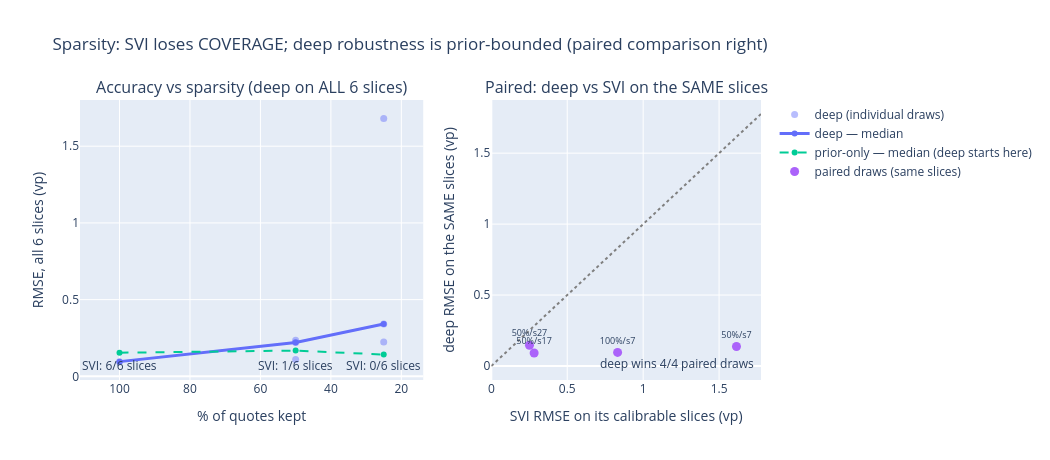

The cell this chart's notebook holds for it:
### Markdown cell above
## 4. Robustness to quote sparsity — a fair, multi-seed comparison

Quotes are subsampled (100% → 50% → 25%) and the deep smoother is compared against **per-slice
SVI** on the dense truth restricted to the quoted maturities.

**Three defects fixed across v5/v6:**

1. **Prior leakage** (fixed in v5): the prior/collocation/scaling were calibrated on the full
   quote set inside the subsampling loop — the deep model kept seeing quotes SVI was denied,
   which is why its RMSE *fell* as data was removed. Everything is now refit per subsample.
2. **Prior-calibration instability** (fixed in v6): with the leak removed, one 50% subsample
   produced 14.2 vp — the naive ATM-interp in `fit_prior` clamped on one-sided slices and
   corrupted θ(τ). `fit_prior` is now robust (nearest-ATM proxy + joint 5-parameter refinement),
   and the **prior-only RMSE is printed per run**: if a run still blows up, that column says
   whether the prior or the corrector failed.
3. **Single-seed lottery** (fixed in v6): one subsample draw is one lottery ticket (the old 25%
   run beat the old 50% run purely by draw). Each fraction now runs `SPARSITY_SEEDS` draws;
   the figure shows individual draws and the median.

**Non-comparable denominators — including ACROSS FRACTIONS** (v7). `svi_surface_rmse` skips
slices with `< MIN_PTS_SLICE` points, so its RMSE is *conditional on the slices it can
calibrate* — a conditioning set that CHANGES with the fraction. The v6 figure connected SVI's
medians across fractions and produced "SVI improves under sparsity" (0.83 vp at 100% → 0.27 vp
at 50%): a pure conditioning artifact — at 50% SVI was scored on the 1–2 easiest surviving
slices. v7 therefore draws **no cross-fraction SVI line**; the deep-vs-SVI comparison is
**paired**, draw by draw, on the *same* slices.

At 25% the ~14 surviving quotes average ~2.3 points/slice: no slice reaches 6, SVI returns `n/a`.
That is a **coverage** failure — the point of the section — not an accuracy one.

**The honest headline:** the deep smoother's sparsity robustness is *inherited from the prior's
calibration robustness*. The prior×corrector architecture moves the failure point; it does not
remove it.

### Code cell
# --- NB02 quasi-explicit SVI (compact copy, the parametric contender) ---
def _svi_inner(m, s, k, w, wt):
    y = (k - m) / s; z = onp.sqrt(y * y + 1.0)
    A = onp.column_stack([onp.ones_like(y), y, z])
    wmax = float(max(w.max(), 1e-6))
    cons = [{"type": "ineq", "fun": lambda x: x[2]},
            {"type": "ineq", "fun": lambda x: 4 * s - x[2]},
            {"type": "ineq", "fun": lambda x: x[2] - x[1]},
            {"type": "ineq", "fun": lambda x: x[2] + x[1]},
            {"type": "ineq", "fun": lambda x: (4 * s - x[2]) - x[1]},
            {"type": "ineq", "fun": lambda x: x[1] - (x[2] - 4 * s)},
            {"type": "ineq", "fun": lambda x: x[0]},
            {"type": "ineq", "fun": lambda x: wmax - x[0]}]
    r = minimize(lambda x: float(onp.sum(wt * (A @ x - w) ** 2)),
                 onp.array([onp.median(w), 0.0, min(2 * s, wmax)]),
                 jac=lambda x: 2.0 * A.T @ (wt * (A @ x - w)), method="SLSQP", constraints=cons,
                 options={"maxiter": 200, "ftol": 1e-14})
    return r.x, r.fun


def fit_svi_slice_np(k, w, wt):
    best = None
    for m0, s0 in ((0.0, 0.1), (0.0, 0.2)):
        r = minimize(lambda ms: _svi_inner(ms[0], onp.exp(ms[1]), k, w, wt)[1], [m0, onp.log(s0)],
                     method="Nelder-Mead", options={"maxiter": 300})
        x, f_ = _svi_inner(r.x[0], float(onp.exp(r.x[1])), k, w, wt)
        if best is None or f_ < best[0]:
            a, d, c = x; b = c / float(onp.exp(r.x[1]))
            rho = float(onp.clip(d / c, -0.999, 0.999)) if c > 1e-12 else 0.0
            best = (f_, dict(a=float(a), b=float(b), rho=rho,
                             m=float(r.x[0]), s=float(onp.exp(r.x[1]))))
    return best[1]


def svi_surface_rmse(kq, tq, wq, wtq):
    """Per-slice SVI at the QUOTED maturities of the truth grid; skips slices < MIN_PTS.
    Returns (rmse, covered_row_indices) so the deep model can be scored on the SAME slices:
    SVI's RMSE is CONDITIONAL on calibrability and is not comparable to a 6-slice average."""
    errs, covered_idx = [], []
    for i, t in enumerate(TT[:, 0]):
        msk = onp.isclose(tq, t)
        if msk.sum() < MIN_PTS_SLICE:
            continue
        p = fit_svi_slice_np(kq[msk], wq[msk], wtq[msk])
        w_hat = onp.asarray(svi_raw(np.array(KK[i]), **p))
        errs.append(onp.sqrt(onp.maximum(w_hat, 1e-12) / t) - onp.sqrt(WW[i] / t))
        covered_idx.append(i)
    if not errs:
        return onp.nan, covered_idx
    return float(onp.sqrt(onp.mean(onp.concatenate(errs) ** 2))), covered_idx


rows = []
for frac in (1.0, 0.5, 0.25):
    seeds = (SPARSITY_SEEDS[0],) if frac == 1.0 else SPARSITY_SEEDS   # frac=1 keeps everything
    for sd in seeds:
        r = onp.random.default_rng(sd)
        keep = r.random(len(kq)) < frac
        kq_f, tq_f, wq_f = kq[keep], tq[keep], wq[keep]
        wtq_f = iv_target_weights(wq_f, tq_f)

        # CRITICAL: prior, collocation and input scaling refit on the SUBSAMPLE (no leakage).
        pr_p_f = fit_prior(kq_f, tq_f, wq_f, wtq_f)
        pr_f = make_prior(**pr_p_f)
        prior_only = prior_rmse_iv(pr_f, kq_f, tq_f, wq_f)

        klo_f, khi_f = float(kq_f.min()), float(kq_f.max())
        tlo_f, thi_f = float(tq_f.min()), float(tq_f.max())
        G_f = make_collocation(klo_f, khi_f, tlo_f, thi_f)
        elo_f, ehi_f = ext_range(klo_f, khi_f)
        ext_f = (elo_f, ehi_f, tlo_f, thi_f)

        wm = make_model(pr_f, max(abs(elo_f), abs(ehi_f)),
                        (tlo_f + thi_f) / 2, (thi_f - tlo_f) / 2)
        p_fit, _ = train_logged(wm, init_mlp([2, *HIDDEN, 1], seed=SEED), kq_f, tq_f, wq_f, wtq_f,
                                G_f, LAMBDA_BFLY, LAMBDA_CAL, EPOCHS_ABL,
                                n_logs=3, ext_dom=ext_f)

        deep_all = rmse_iv_on_grid(wm, p_fit, KK, TT, WW)
        svi_rmse, cov_idx = svi_surface_rmse(kq_f, tq_f, wq_f, wtq_f)
        ncov = len(cov_idx)
        deep_cov = (rmse_iv_on_grid(wm, p_fit, KK[cov_idx], TT[cov_idx], WW[cov_idx])
                    if ncov else None)

        gc_f = gj_conditions(**pr_p_f, t_hi=thi_f)
        rows.append(dict(frac=frac, seed=sd, n=int(keep.sum()),
                         prior_rmse=prior_only, gj_ok=gc_f["gj_ok"],
                         deep=deep_all * 100,
                         deep_cov=deep_cov * 100 if ncov else None,
                         svi=svi_rmse * 100 if ncov else None,
                         svi_slices=ncov))
        svi_txt = f"{svi_rmse*100:6.3f}" if ncov else "   n/a"
        cov_txt = f"{deep_cov*100:6.3f}" if ncov else "   n/a"
        print(f"kept {frac*100:>4.0f}% seed {sd:>2} (n={keep.sum():>3}) | "
              f"prior-only {prior_only:6.3f}{'' if gc_f['gj_ok'] else ' [GJ FAIL]'} | "
              f"deep[all] {deep_all*100:6.3f} | "
              f"deep[SVI's {ncov}] {cov_txt} | SVI {svi_txt} vp | "
              f"{ncov}/{len(TT[:,0])} calibrable")

print("\nReading guide: if a deep run is bad AND its prior-only RMSE is bad, the PRIOR calibration\n"
      "failed on that draw (not the corrector). Deep degradation should be graceful in the MEDIAN;\n"
      "single draws fluctuate because subsampling changes both information AND noise.")

# ---------- figure: individual draws + medians ----------
def _med(vals):
    v = [x for x in vals if x is not None]
    return float(onp.median(v)) if v else None


fracs = sorted({r_["frac"] for r_ in rows}, reverse=True)
fr_pct = [f * 100 for f in fracs]
med_deep = [_med([r_["deep"] for r_ in rows if r_["frac"] == f]) for f in fracs]
med_pri  = [_med([r_["prior_rmse"] for r_ in rows if r_["frac"] == f]) for f in fracs]

fig = make_subplots(rows=1, cols=2, column_widths=[0.56, 0.44], subplot_titles=(
    "Accuracy vs sparsity (deep on ALL 6 slices)",
    "Paired: deep vs SVI on the SAME slices"))

# Panel A: deep degradation + the prior floor. NO SVI line: its RMSE is conditional on a
# calibrability set that changes with the fraction and is not comparable across fractions.
fig.add_trace(go.Scatter(x=[r_["frac"] * 100 for r_ in rows], y=[r_["deep"] for r_ in rows],
                         mode="markers", name="deep (individual draws)",
                         marker=dict(color="#636efa", size=7, opacity=0.45)), 1, 1)
fig.add_trace(go.Scatter(x=fr_pct, y=med_deep, mode="lines+markers",
                         name="deep — median", line=dict(color="#636efa", width=3)), 1, 1)
fig.add_trace(go.Scatter(x=fr_pct, y=med_pri, mode="lines+markers",
                         name="prior-only — median (deep starts here)",
                         line=dict(color="#00cc96", dash="dash")), 1, 1)
for f in fracs:
    ncovs = [r_["svi_slices"] for r_ in rows if r_["frac"] == f]
    fig.add_annotation(x=f * 100, y=0, yref="paper", yanchor="bottom", showarrow=False,
                       text=f"SVI: {int(onp.median(ncovs))}/6 slices", row=1, col=1)

# Panel B: like-for-like. One point per draw where SVI is calibrable; x = SVI RMSE, y = deep
# RMSE on SVI's OWN slices. Below the diagonal = deep wins on identical slices.
paired = [r_ for r_ in rows if r_["svi"] is not None and r_["deep_cov"] is not None]
if paired:
    pmax = max(max(r_["svi"] for r_ in paired), max(r_["deep_cov"] for r_ in paired)) * 1.1
    fig.add_trace(go.Scatter(x=[0, pmax], y=[0, pmax], mode="lines", showlegend=False,
                             line=dict(color="grey", dash="dot")), 1, 2)
    fig.add_trace(go.Scatter(
        x=[r_["svi"] for r_ in paired], y=[r_["deep_cov"] for r_ in paired],
        mode="markers+text", name="paired draws (same slices)",
        text=[f"{r_['frac']*100:.0f}%/s{r_['seed']}" for r_ in paired],
        textposition="top center", textfont=dict(size=9),
        marker=dict(color="#ab63fa", size=9)), 1, 2)
    n_win = sum(r_["deep_cov"] < r_["svi"] for r_ in paired)
    fig.add_annotation(x=0.98, y=0.02, xref="x2 domain", yref="y2 domain", showarrow=False,
                       xanchor="right", text=f"deep wins {n_win}/{len(paired)} paired draws")
fig.update_xaxes(title_text="% of quotes kept", autorange="reversed", row=1, col=1)
fig.update_yaxes(title_text="RMSE, all 6 slices (vp)", row=1, col=1)
fig.update_xaxes(title_text="SVI RMSE on its calibrable slices (vp)", row=1, col=2)
fig.update_yaxes(title_text="deep RMSE on the SAME slices (vp)", row=1, col=2)
fig.update_layout(width=1050, height=460,
                  title="Sparsity: SVI loses COVERAGE; deep degrades gracefully, bounded by "
                        "prior calibration (paired comparison right)")
fig.show()

### Figure 1 — Plotly figure (JSON) as saved in the notebook; plotly's stock layout.template omitted (floating-point values rounded to 4 significant figures)
{"data": [{"marker": {"color": "#636efa", "opacity": 0.45, "size": 7}, "mode": "markers", "name": "deep (individual draws)", "type": "scatter", "x": [100, 50, 50, 50, 25, 25, 25], "xaxis": "x", "y": [0.09581, 0.2205, 0.1094, 0.2355, 0.3408, 1.681, 0.2245], "yaxis": "y"}, {"line": {"color": "#636efa", "width": 3}, "mode": "lines+markers", "name": "deep — median", "type": "scatter", "x": [100, 50, 25], "xaxis": "x", "y": [0.09581, 0.2205, 0.3408], "yaxis": "y"}, {"line": {"color": "#00cc96", "dash": "dash"}, "mode": "lines+markers", "name": "prior-only — median (deep starts here)", "type": "scatter", "x": [100, 50, 25], "xaxis": "x", "y": [0.1538, 0.1678, 0.1418], "yaxis": "y"}, {"line": {"color": "grey", "dash": "dot"}, "mode": "lines", "showlegend": false, "type": "scatter", "x": [0, 1.776], "xaxis": "x2", "y": [0, 1.776], "yaxis": "y2"}, {"marker": {"color": "#ab63fa", "size": 9}, "mode": "markers+text", "name": "paired draws (same slices)", "text": ["100%/s7", "50%/s7", "50%/s17", "50%/s27"], "textfont": {"size": 9}, "textposition": "top center", "type": "scatter", "x": [0.8315, 1.615, 0.282, 0.2512], "xaxis": "x2", "y": [0.09581, 0.1375, 0.09139, 0.1466], "yaxis": "y2"}], "layout": {"annotations": [{"font": {"size": 16}, "showarrow": false, "text": "Accuracy vs sparsity (deep on ALL 6 slices)", "x": 0.252, "xanchor": "center", "xref": "paper", "y": 1, "yanchor": "bottom", "yref": "paper"}, {"font": {"size": 16}, "showarrow": false, "text": "Paired: deep vs SVI on the SAME slices", "x": 0.802, "xanchor": "center", "xref": "paper", "y": 1, "yanchor": "bottom", "yref": "paper"}, {"showarrow": false, "text": "SVI: 6/6 slices", "x": 100, "xref": "x", "y": 0, "yanchor": "bottom", "yref": "y"}, {"showarrow": false, "text": "SVI: 1/6 slices", "x": 50, "xref": "x", "y": 0, "yanchor": "bottom", "yref": "y"}, {"showarrow": false, "text": "SVI: 0/6 slices", "x": 25, "xref": "x", "y": 0, "yanchor": "bottom", "yref": "y"}, {"showarrow": false, "text": "deep wins 4/4 paired draws", "x": 0.98, "xanchor": "right", "xref": "x2 domain", "y": 0.02, "yref": "y2 domain"}], "height": 460, "title": {"text": "Sparsity: SVI loses COVERAGE; deep robustness is prior-bounded (paired comparison right)"}, "width": 1050, "xaxis": {"anchor": "y", "autorange": "reversed", "domain": [0, 0.504], "title": {"text": "% of quotes kept"}}, "xaxis2": {"anchor": "y2", "domain": [0.604, 1], "title": {"text": "SVI RMSE on its calibrable slices (vp)"}}, "yaxis": {"anchor": "x", "domain": [0, 1], "title": {"text": "RMSE, all 6 slices (vp)"}}, "yaxis2": {"anchor": "x2", "domain": [0, 1], "title": {"text": "deep RMSE on the SAME slices (vp)"}}}}
